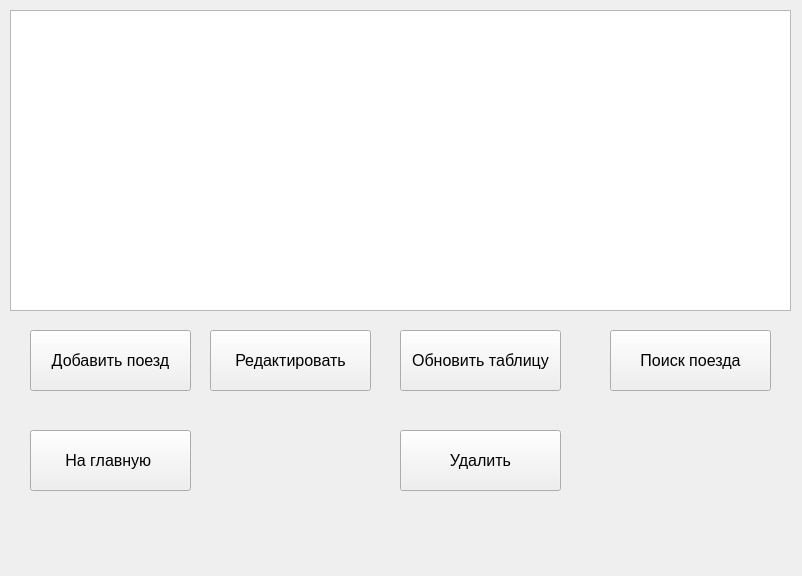
<?xml version="1.0" encoding="UTF-8"?>
<ui version="4.0">
 <class>Form</class>
 <widget class="QWidget" name="Form">
  <property name="geometry">
   <rect>
    <x>0</x>
    <y>0</y>
    <width>802</width>
    <height>576</height>
   </rect>
  </property>
  <property name="windowTitle">
   <string>Form</string>
  </property>
  <widget class="QPushButton" name="pushButton">
   <property name="geometry">
    <rect>
     <x>30</x>
     <y>330</y>
     <width>161</width>
     <height>61</height>
    </rect>
   </property>
   <property name="font">
    <font>
     <pointsize>12</pointsize>
    </font>
   </property>
   <property name="text">
    <string>Добавить поезд</string>
   </property>
  </widget>
  <widget class="QTableView" name="tableView">
   <property name="geometry">
    <rect>
     <x>10</x>
     <y>10</y>
     <width>781</width>
     <height>301</height>
    </rect>
   </property>
  </widget>
  <widget class="QPushButton" name="pushButton_2">
   <property name="geometry">
    <rect>
     <x>210</x>
     <y>330</y>
     <width>161</width>
     <height>61</height>
    </rect>
   </property>
   <property name="font">
    <font>
     <pointsize>12</pointsize>
    </font>
   </property>
   <property name="text">
    <string>Редактировать</string>
   </property>
  </widget>
  <widget class="QPushButton" name="pushButton_3">
   <property name="geometry">
    <rect>
     <x>400</x>
     <y>330</y>
     <width>161</width>
     <height>61</height>
    </rect>
   </property>
   <property name="font">
    <font>
     <pointsize>12</pointsize>
    </font>
   </property>
   <property name="text">
    <string>Обновить таблицу</string>
   </property>
  </widget>
  <widget class="QPushButton" name="pushButton_4">
   <property name="geometry">
    <rect>
     <x>400</x>
     <y>430</y>
     <width>161</width>
     <height>61</height>
    </rect>
   </property>
   <property name="font">
    <font>
     <pointsize>12</pointsize>
    </font>
   </property>
   <property name="text">
    <string>Удалить</string>
   </property>
  </widget>
  <widget class="QPushButton" name="pushButton_5">
   <property name="geometry">
    <rect>
     <x>30</x>
     <y>430</y>
     <width>161</width>
     <height>61</height>
    </rect>
   </property>
   <property name="font">
    <font>
     <pointsize>12</pointsize>
    </font>
   </property>
   <property name="text">
    <string>На главную </string>
   </property>
  </widget>
  <widget class="QPushButton" name="pushButton_6">
   <property name="geometry">
    <rect>
     <x>610</x>
     <y>330</y>
     <width>161</width>
     <height>61</height>
    </rect>
   </property>
   <property name="font">
    <font>
     <pointsize>12</pointsize>
    </font>
   </property>
   <property name="text">
    <string>Поиск поезда</string>
   </property>
  </widget>
 </widget>
 <resources/>
 <connections/>
</ui>
